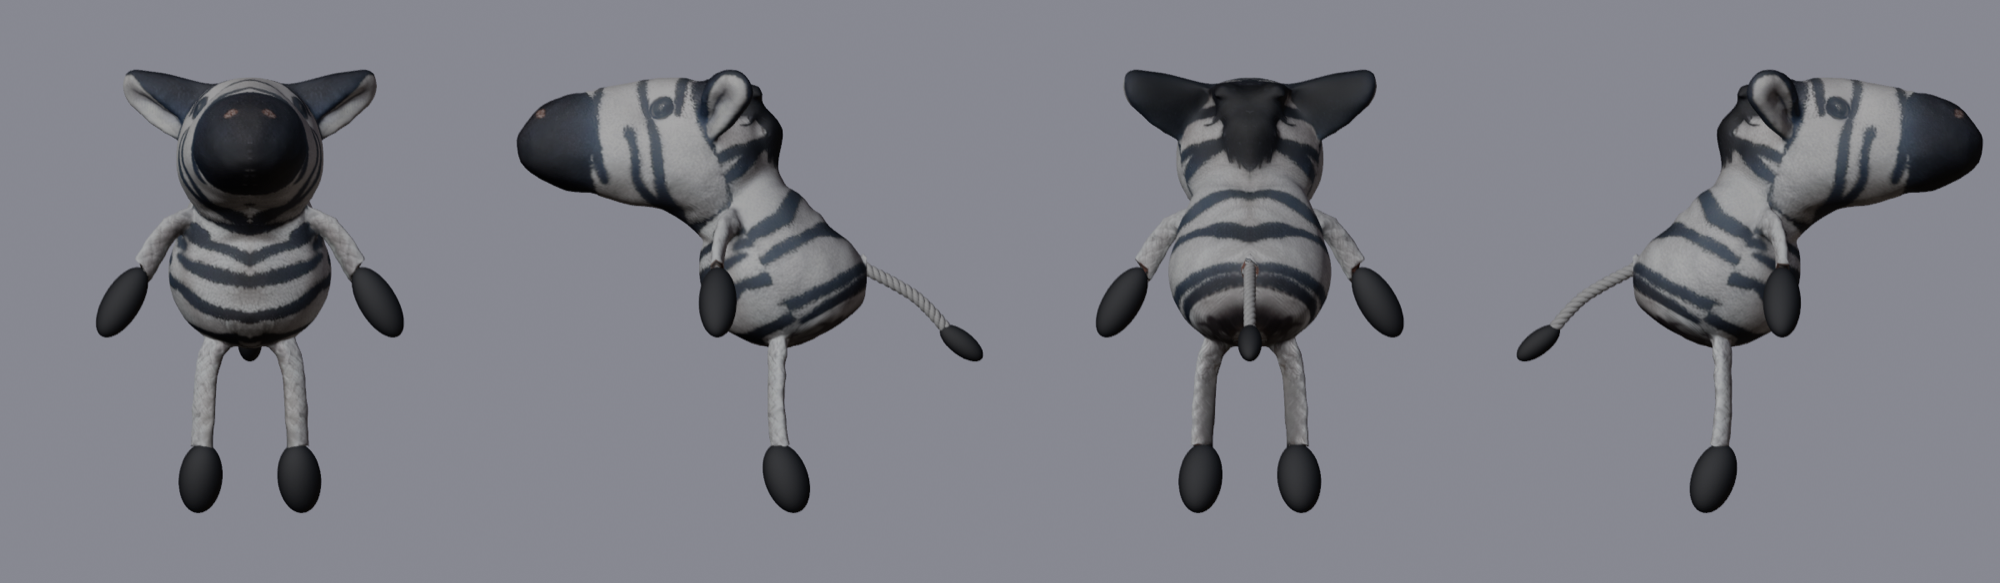

Recreate this plot in Python.
"""Clean, symmetrical Marty from the scan of the real puppet.

blender --background --python clean.py -- <shuffle.fbx> <out_dir> [export.glb]

1. Find his centre line and straighten him onto x = 0, then mirror one half onto the other.
2. Swap the scan's lumpy pom-pom hands and feet for smooth round ones, and its floppy tail for a
   clean rope tail with a black tuft.
3. Pull the body a little towards a round egg shape and smooth the surface.
4. Re-bake the scan's own texture onto the result, evened out to one off-white all round.
5. Rig it and put the shuffle on it (reusing build.py's retargeting).
Env: SIDE=POSITIVE_X|NEGATIVE_X (half to keep), ROUND (0..1 pull to an egg), SMOOTH (iterations).
"""
import bpy, bmesh, sys, os, math
import numpy as np
from mathutils import Vector, Matrix, Quaternion, kdtree
HERE = os.path.dirname(os.path.abspath(__file__))
sys.path.insert(0, HERE)
import geo, common
from shapes import ellipsoid, rope, tube, obj_from, taubin, select_only, sstep, to_srgb

args = sys.argv[sys.argv.index('--') + 1:]
SRC, OUT = args[0], args[1]
EXPORT = args[2] if len(args) > 2 else None
SIDE = os.environ.get('SIDE', 'POSITIVE_X')
ROUND = float(os.environ.get('ROUND', 0.3))
SLIM = float(os.environ.get('SLIM', 0.9))     # egg width relative to the fitted one
SMOOTH = int(os.environ.get('SMOOTH', 30))
P = 'mixamorig'
TEX = 2048
KEEP = 1 if SIDE == 'POSITIVE_X' else -1          # +x is his left
KS = 'L' if KEEP > 0 else 'R'

bpy.ops.wm.read_factory_settings(use_empty=True)
bpy.ops.import_scene.fbx(filepath=SRC)
scene = bpy.context.scene
src_arm = next(o for o in bpy.data.objects if o.type == 'ARMATURE')
mesh = next(o for o in bpy.data.objects if o.type == 'MESH')
for o in [o for o in bpy.data.objects if o.type in ('CAMERA', 'LIGHT')]:
    bpy.data.objects.remove(o)

# ================================================================ the scan, welded, in world space
me = mesh.data
for m in list(mesh.modifiers):
    mesh.modifiers.remove(m)
mesh.vertex_groups.clear()
mesh.parent = None
me.transform(mesh.matrix_world)
mesh.matrix_world = Matrix.Identity(4)
bm = bmesh.new(); bm.from_mesh(me)
bmesh.ops.remove_doubles(bm, verts=bm.verts, dist=1e-6)
bm.to_mesh(me); bm.free()
for a in list(me.attributes):
    if a.name in ('custom_normal', 'sharp_face', 'sharp_edge'):
        me.attributes.remove(a)
old_uv = me.uv_layers.active.name
mat = me.materials[0]
old_node = next(n for n in mat.node_tree.nodes if n.type == 'TEX_IMAGE')
old_img = old_node.image
co = [v.co.copy() for v in me.vertices]
NV = len(co)
adj = geo.graph(me, co)

# per-vertex colour from the scan's texture (linear)
w_, h_ = old_img.size
px = np.empty(w_ * h_ * 4, np.float32); old_img.pixels.foreach_get(px)
k_ = 4
small = px.reshape(h_, w_, 4)[:, :, :3].reshape(h_ // k_, k_, w_ // k_, k_, 3).mean((1, 3)); del px
sw, sh = w_ // k_, h_ // k_


def vertex_colours(me):
    uvd = me.uv_layers[old_uv].data
    n = len(me.vertices)
    c = np.zeros((n, 3)); cnt = np.zeros((n, 1))
    for l in me.loops:
        u, v = uvd[l.index].uv
        c[l.vertex_index] += small[min(sh - 1, int((v % 1) * sh)), min(sw - 1, int((u % 1) * sw))]
        cnt[l.vertex_index] += 1
    c /= np.maximum(cnt, 1)
    return np.where(c <= 0.04045, c / 12.92, ((c + 0.055) / 1.055) ** 2.4)

VLIN = vertex_colours(me)

# ================================================================ find limbs and tail (geodesic from each tip)
band = lambda lo, hi: [i for i in range(NV) if lo < co[i].z < hi]
CX = 0.023
seeds = {
    'armL': max(band(0.76, 0.88), key=lambda i: co[i].x),
    'armR': min(band(0.76, 0.88), key=lambda i: co[i].x),
    'legL': min((i for i in range(NV) if co[i].x > CX), key=lambda i: co[i].z),
    'legR': min((i for i in range(NV) if co[i].x < CX), key=lambda i: co[i].z),
    'tail': max(range(NV), key=lambda i: co[i].y),
}
CUTS = {'armL': (0.100, 0.175), 'armR': (0.088, 0.140),
        'legL': (0.095, 0.215), 'legR': (0.100, 0.220), 'tail': (0.115, 0.170)}
dist = {k: geo.dijkstra(adj, [s], limit=0.3) for k, s in CUTS and seeds.items()}


def cent(limb, d0, w=0.006):
    c, n = Vector(), 0
    for i, d in enumerate(dist[limb]):
        if abs(d - d0) < w:
            c += co[i]; n += 1
    return c / n

REGION = np.zeros(NV, dtype=int)        # 0 body/head, 1 arm rope, 2 leg rope, 9 cut away
for k in ('armL', 'armR', 'legL', 'legR'):
    pe, at = CUTS[k]
    for i, d in enumerate(dist[k]):
        if d < pe:
            REGION[i] = 9
        elif d < at and REGION[i] == 0:
            REGION[i] = 1 if k.startswith('arm') else 2
REGION[(np.array([c.z for c in co]) < 0.745) & (REGION == 0)] = 9     # scraps of the old tail under him
TAIL_CUT = CUTS['tail'][1] - 0.006
for i, d in enumerate(dist['tail']):
    if d < TAIL_CUT:
        REGION[i] = 9

# colours for the new pieces, taken from the scan itself
pom_ids = [i for k in ('armL', 'armR', 'legL', 'legR') for i, d in enumerate(dist[k]) if d < CUTS[k][0] - 0.015]
POM_COL = np.median(VLIN[pom_ids], axis=0)
TUFT_COL = np.median(VLIN[[i for i, d in enumerate(dist['tail']) if d < 0.07]], axis=0)
ROPE_COL = np.median(VLIN[REGION == 2], axis=0)
print('COLOURS pom', POM_COL.round(3), 'tuft', TUFT_COL.round(3), 'rope', ROPE_COL.round(3))

# pom-pom shapes (kept side), and the joints, before straightening
def pom_fit(k):
    pe = CUTS[k][0]
    pts = np.array([co[i][:] for i, d in enumerate(dist[k]) if d < pe + 0.004])
    c = pts.mean(0)
    _, _, vt = np.linalg.svd(pts - c)
    ext = np.array([(pts - c) @ ax for ax in vt])
    r = (ext.max(1) - ext.min(1)) / 2
    return Vector(c), [Vector(ax) for ax in vt], r

JRAW = {}
for k in ('arm' + KS, 'leg' + KS):
    pe, at = CUTS[k]
    JRAW[k] = [cent(k, at), cent(k, (at + pe) / 2), cent(k, pe), co[seeds[k]].copy()]
    JRAW[k + 'pom'] = pom_fit(k)
JRAW['tail'] = [cent('tail', CUTS['tail'][1]), co[seeds['tail']].copy()]

# ================================================================ straighten him onto x = 0
core_ids = np.where(REGION == 0)[0]
CO = np.array([c[:] for c in co])
sample = CO[core_ids[::max(1, len(core_ids) // 1500)]]
cen = CO[core_ids].mean(0)
tree = kdtree.KDTree(len(sample))
for i, p in enumerate(sample):
    tree.insert(p, i)
tree.balance()


def rot_mat(rz, ry):
    return np.array(Matrix.Rotation(ry, 3, 'Y') @ Matrix.Rotation(rz, 3, 'Z'))


def transform(pts, rz, ry, dx):
    return (pts - cen) @ rot_mat(rz, ry).T + np.array([dx, cen[1], cen[2]])


def untransform(pts, rz, ry, dx):
    return (pts - np.array([dx, cen[1], cen[2]])) @ rot_mat(rz, ry) + cen


def cost(rz, ry, dx):
    q = transform(sample, rz, ry, dx)
    q[:, 0] *= -1
    back = untransform(q, rz, ry, dx)
    return sum(tree.find(p)[2] for p in back) / len(back)

best = (1e9, 0, 0, 0)
for rz in np.radians(np.arange(-8, 8.1, 2)):
    for ry in np.radians(np.arange(-8, 8.1, 2)):
        for dx in np.arange(-0.012, 0.0121, 0.004):
            c_ = cost(rz, ry, dx)
            if c_ < best[0]:
                best = (c_, rz, ry, dx)
_, brz, bry, bdx = best
for rz in brz + np.radians(np.arange(-1.5, 1.6, 0.5)):
    for ry in bry + np.radians(np.arange(-1.5, 1.6, 0.5)):
        for dx in bdx + np.arange(-0.003, 0.0031, 0.001):
            c_ = cost(rz, ry, dx)
            if c_ < best[0]:
                best = (c_, rz, ry, dx)
_, RZ, RY, DX = best
print('MIRROR fit', round(best[0] * 1000, 2), 'mm  yaw', round(math.degrees(RZ), 1), 'roll', round(math.degrees(RY), 1), 'dx', round(DX, 4))
TM = Matrix.Translation(Vector((DX, cen[1], cen[2]))) @ Matrix(rot_mat(RZ, RY).tolist()).to_4x4() @ \
    Matrix.Translation(-Vector(cen))
me.transform(TM)
T3 = TM.to_3x3()
for k, v in JRAW.items():
    if k.endswith('pom'):
        c, axes, r = v
        JRAW[k] = (TM @ c, [T3 @ a for a in axes], r)
    else:
        JRAW[k] = [TM @ p for p in v]

# ================================================================ cut away poms and tail, mirror
TC = np.empty(NV * 3); me.vertices.foreach_get('co', TC); TC = TC.reshape(-1, 3)
scrap = (TC[:, 2] < 0.745) & (np.abs(TC[:, 0]) < 0.016)          # bits of the old tail between his legs
print('SCRAP verts', int(scrap.sum()))
REGION[scrap] = 9
reg = me.attributes.new('region', 'FLOAT', 'POINT')
reg.data.foreach_set('value', REGION.astype(float))
bm = bmesh.new(); bm.from_mesh(me)
lay = bm.verts.layers.float['region']
bmesh.ops.delete(bm, geom=[v for v in bm.verts if v[lay] > 8], context='VERTS')
# drop any loose bits left over
bm.verts.ensure_lookup_table()
seen, islands = set(), []
for v in bm.verts:
    if v.index in seen:
        continue
    stack, isl = [v], []
    seen.add(v.index)
    while stack:
        u = stack.pop(); isl.append(u)
        for e in u.link_edges:
            o = e.other_vert(u)
            if o.index not in seen:
                seen.add(o.index); stack.append(o)
    islands.append(isl)
biggest = max(len(i) for i in islands)
bmesh.ops.delete(bm, geom=[v for i in islands if len(i) < biggest for v in i], context='VERTS')
print('ISLANDS dropped', [len(i) for i in islands if len(i) < biggest])
bmesh.ops.holes_fill(bm, edges=bm.edges[:], sides=400)
bm.to_mesh(me); bm.free()
select_only(mesh)
bpy.ops.object.mode_set(mode='EDIT')
bpy.ops.mesh.select_all(action='SELECT')
bpy.ops.mesh.symmetrize(direction=SIDE, threshold=0.0008)
bpy.ops.mesh.select_all(action='SELECT')
bpy.ops.mesh.normals_make_consistent(inside=False)
bpy.ops.object.mode_set(mode='OBJECT')
n = len(me.vertices)
R = np.empty(n); reg = me.attributes['region']; reg.data.foreach_get('value', R)
R = np.rint(R).astype(int)
print('SCAN after mirror', n, 'verts')

# ================================================================ smooth, and round the body
taubin(me, SMOOTH)
CO = np.empty(n * 3); me.vertices.foreach_get('co', CO); CO = CO.reshape(-1, 3)
x, y, z = CO.T
HIP_Z, NECK_Z = 0.79, 0.935
torso = (R == 0) & (z > HIP_Z - 0.03) & (z < NECK_Z)
A = np.stack([x[torso] ** 2, y[torso] ** 2, z[torso] ** 2, y[torso], z[torso]], 1)
sol = np.linalg.lstsq(A, np.ones(torso.sum()), rcond=None)[0]
a2, b2, c2, d, e = sol
y0, z0 = -d / (2 * b2), -e / (2 * c2)
k = 1 + d * d / (4 * b2) + e * e / (4 * c2)
RAD = np.sqrt(k / np.array([a2, b2, c2]))
RAD[:2] *= SLIM
CEN = np.array([0.0, y0, z0])
print('BODY egg centre', CEN.round(3), 'radii', RAD.round(3))
q = (CO - CEN) / RAD
k0 = np.linalg.norm(q, axis=1)
on_egg = CEN + (CO - CEN) / np.maximum(k0, 1e-6)[:, None]
w = ROUND * (R == 0) * (1 - sstep(NECK_Z - 0.07, NECK_Z + 0.005, z)) * sstep(HIP_Z - 0.08, HIP_Z - 0.03, z)
CO += (on_egg - CO) * w[:, None]
me.vertices.foreach_set('co', CO.ravel()); me.update()
taubin(me, 8)
# smooth out the back of his neck and upper back, where the scan has a flat, creased patch
CO = np.empty(n * 3); me.vertices.foreach_get('co', CO); CO = CO.reshape(-1, 3)
x, y, z = CO.T
BACKMASK = (R == 0) * sstep(0.83, 0.87, z) * (1 - sstep(0.985, 1.02, z)) * sstep(CEN[1] - 0.01, CEN[1] + 0.035, y)
print('BACK smooth verts', int((BACKMASK > 0.5).sum()))
taubin(me, int(os.environ.get('BACKSMOOTH', 30)), lam=0.5, mu=0.0, weight=BACKMASK)
taubin(me, 10, weight=BACKMASK)
me.attributes.new('part', 'FLOAT', 'POINT').data.foreach_set('value', [0.0] * n)

# ================================================================ new hands, feet and tail
PART = dict(scan=0, rope=1, pom=2, tuft=5, hair=6)
mirror = lambda v: Vector((-v.x, v.y, v.z))
bm = bmesh.new()
POMS = {}
for kind in ('arm', 'leg'):
    c, axes, r = JRAW[kind + KS + 'pom']
    major = axes[0]
    wrist = JRAW[kind + KS][2]
    if major.dot(c - wrist) < 0:
        major = -major
    rr = np.sort(r)[::-1]
    minor = (rr[1] + rr[2]) / 2 * 1.02         # round across, same size as his own
    size = 0.86 if kind == 'arm' else 1.0       # his hands read a touch big once smoothed
    minor *= size
    length = rr[0] * size
    c = Vector((abs(c.x) * KEEP, c.y, c.z))
    for sx in (1, -1):
        cc = Vector((c.x * sx, c.y, c.z))
        mj = Vector((major.x * sx, major.y, major.z))
        rot = Vector((0, 0, 1)).rotation_difference(mj)
        ellipsoid(bm, cc, (minor, minor, length), rot, segs=(40, 26))
        POMS[(kind, sx)] = (cc, mj, length)
poms = obj_from(bm, 'poms', {'part': PART['pom']})

# ---- tail: a thicker rope with a full tassel on the end
base, tip = JRAW['tail']
base = Vector((0, base.y, base.z)); tip = Vector((0, tip.y, tip.z))
tdir = (tip - base).normalized()
inside = base - tdir * 0.014
mid = base.lerp(tip, 0.5) + Vector((0, 0, 0.02))
tip_r = tip - tdir * 0.03
bm = bmesh.new()
rope(bm, [inside, base, mid, tip_r], rope_r=0.0095, strand_r=0.0057, pitch=0.032)
tail = obj_from(bm, 'tail', {'part': PART['rope']})
bm = bmesh.new()
end_dir = (tip_r - mid).normalized()
ellipsoid(bm, tip_r, (0.017, 0.017, 0.015), Vector((0, 0, 1)).rotation_difference(end_dir), segs=(28, 18))
u = Vector((1, 0, 0)); v = end_dir.cross(u).normalized()
STRANDS = [(0.0, 0.0, 0.06)] + [(14, 2 * math.pi * k / 6 + 0.5, 0.058) for k in range(6)] + \
          [(28, 2 * math.pi * k / 10, 0.052) for k in range(10)]
for spread, th, L in STRANDS:
    sp = math.radians(spread)
    d = end_dir * math.cos(sp) + (u * math.cos(th) + v * math.sin(th)) * math.sin(sp)
    d = (d + Vector((0, 0, -0.2))).normalized()
    ellipsoid(bm, tip_r + d * L * 0.55, (0.0074, 0.0074, L * 0.55), Vector((0, 0, 1)).rotation_difference(d), segs=(14, 10))
tuft = obj_from(bm, 'tuft', {'part': PART['tuft']})
tt = tip_r + end_dir * 0.03

# ---- hair: little tufts standing up along the black mane on his head
VLs = vertex_colours(me)
SC = np.empty(n * 3); me.vertices.foreach_get('co', SC); SC = SC.reshape(-1, 3)
NS = np.empty(n * 3); me.vertices.foreach_get('normal', NS); NS = NS.reshape(-1, 3)
headv = SC[:, 2] > 0.96
hc = SC[headv].mean(0)
ear_y = SC[headv & (np.abs(SC[:, 0]) > 0.08)][:, 1].mean()           # mane runs from the ears back
headv &= (SC[:, 1] > ear_y - 0.03) & (SC[:, 2] > 0.985)
hc = SC[headv].mean(0)
for thr in (0.05, 0.08, 0.12):
    mane = np.where(headv & (np.abs(SC[:, 0]) < 0.008) & ((VLs @ np.array([0.2126, 0.7152, 0.0722])) < thr))[0]
    if len(mane) > 20:
        break
ang = np.arctan2(SC[mane, 1] - hc[1], SC[mane, 2] - hc[2])        # 0 = straight up, + = towards the back
rad = np.hypot(SC[mane, 1] - hc[1], SC[mane, 2] - hc[2])
lo, hi = np.percentile(ang, 3), np.percentile(ang, 97)
hi = min(hi, math.radians(100))                  # stop before the back of the head, where tufts would stick out
print('EAR y', round(ear_y, 3))
print('MANE', len(mane), 'verts; arc', round(math.degrees(lo)), 'to', round(math.degrees(hi)), 'deg')
step = 0.013 / max(rad.mean(), 1e-3)
bm = bmesh.new()
HAIR = 0
BACK = Vector((0, 1, -0.45)).normalized()          # towards his back, a little downwards


def hair_tuft(p, d, L, r):
    """A soft tuft: one smooth tapered tube that leaves the head along d and bends back towards his
    back, ending in a rounded tip (not a point)."""
    n = 14
    pts, pos = [], p - d * 0.005
    pts.append(pos.copy())
    for i in range(1, n + 1):
        t = i / n
        cur = d.lerp(BACK, 0.85 * t ** 1.3).normalized()
        pos = pos + cur * ((L + 0.005) / n)
        pts.append(pos.copy())
    tip_r = r * 0.45
    tube(bm, pts, r, ring=12, taper=lambda t: 1 - 0.55 * t)
    ellipsoid(bm, pts[-1], (tip_r, tip_r, tip_r), segs=(12, 8))


for j, a_ in enumerate(np.arange(lo, hi + 1e-6, step)):
    sel = np.abs(ang - a_) < step / 2
    if not sel.any():
        continue
    k_ = mane[sel][np.argmax(rad[sel])]
    p = Vector((0, SC[k_, 1], SC[k_, 2]))
    nrm = Vector((0, NS[k_, 1], NS[k_, 2])).normalized()
    nrm = (nrm + Vector((0, 0.15, 0.1))).normalized()
    end = (a_ - lo) / max(hi - lo, 1e-6)                             # small at the front, full from there back
    L = (0.032 + 0.005 * math.sin(j * 2.1)) * (0.65 + 0.35 * min(1.0, end * 4))
    hair_tuft(p, nrm, L, 0.0082)
    for sx in (1, -1):
        hair_tuft(p + Vector((0.004 * sx, 0, 0)), (nrm + Vector((0.5 * sx, 0, 0))).normalized(), L * 0.8, 0.007)
    HAIR += 1
    p_last = p
# fill the little gap between the head mane and his back: follow his back outline on round from where
# the head mane stops, and stop where the neck meets the body
NECKHAIR = 0
GAP_END_Z = float(os.environ.get('GAP_END_Z', 0.95))
zs = []
for i_, zb in enumerate(np.arange(p_last.z - 0.009, GAP_END_Z, -0.008)):
    # the back outline at this height: furthest-back point on his centre line (he faces -y)
    cand = np.where((R == 0) & (np.abs(SC[:, 0]) < 0.006) & (np.abs(SC[:, 2] - zb) < 0.004) & (SC[:, 1] > 0.0))[0]
    if not len(cand):
        continue
    k_ = cand[np.argmax(SC[cand, 1])]
    p = Vector((0, SC[k_, 1], SC[k_, 2]))
    nrm = Vector((0, NS[k_, 1], NS[k_, 2])).normalized()
    nrm = (nrm + BACK * 0.6).normalized()
    f = max(0.55, 0.85 - 0.04 * i_)
    L = 0.032 * f
    hair_tuft(p, nrm, L, 0.0082 * (0.55 + 0.45 * f))
    for sx in (1, -1):
        hair_tuft(p + Vector((0.0035 * sx, 0, 0)), (nrm + Vector((0.45 * sx, 0, 0))).normalized(), L * 0.8, 0.007 * (0.55 + 0.45 * f))
    zs.append((round(p.y, 3), round(p.z, 3)))
    NECKHAIR += 1
print('GAP tufts at z', zs, '(head mane ends z', round(p_last.z, 3), ')')
print('MANE tufts', HAIR, '+ neck', NECKHAIR)
hair = obj_from(bm, 'hair', {'part': PART['hair']})

for o in (poms, tail, tuft, hair):
    o.select_set(True)
mesh.select_set(True)
bpy.context.view_layer.objects.active = mesh
bpy.ops.object.join()
for p in me.polygons:
    p.use_smooth = True
NV = len(me.vertices)
part = np.empty(NV); me.attributes['part'].data.foreach_get('value', part); part = np.rint(part).astype(int)
R = np.empty(NV); me.attributes['region'].data.foreach_get('value', R); R = np.rint(R).astype(int)
R[part != 0] = -1
CO = np.empty(NV * 3); me.vertices.foreach_get('co', CO); CO = CO.reshape(-1, 3)
print('JOINED', NV, 'verts; x range', CO[:, 0].min().round(4), CO[:, 0].max().round(4))

# ================================================================ texture: the scan's own, evened out
VL = vertex_colours(me)
LUM = np.array([0.2126, 0.7152, 0.0722])
E = np.empty(len(me.edges) * 2, dtype=np.int64); me.edges.foreach_get('vertices', E); E = E.reshape(-1, 2)
deg = np.maximum(np.bincount(E.ravel(), minlength=NV), 1).astype(float)[:, None]


def nb_sum(a):
    out = np.zeros_like(a)
    np.add.at(out, E[:, 0], a[E[:, 1]])
    np.add.at(out, E[:, 1], a[E[:, 0]])
    return out

light = ((VL @ LUM) > 0.14) & (part == 0)
num = np.where(light[:, None], VL, 0.0); den = light.astype(float)[:, None]
for _ in range(120):
    num = (num + nb_sum(num)) / (deg + 1)
    den = (den + nb_sum(den)) / (deg + 1)
field = num / np.maximum(den, 1e-9)
med = np.median(VL[light], axis=0)
target = 0.4 * med + 0.6 * (med @ LUM)
gain = np.clip(target / np.maximum(field, 1e-4), 0.55, 2.0)
legs = R == 2
Al = VL[legs] * gain[legs]
ROPE_COL = np.median(Al + (target / (target @ LUM) * (Al @ LUM)[:, None] - Al) * 0.6, axis=0)
print('ROPE evened', ROPE_COL.round(3))
gain[part != 0] = 1.0
me.attributes.new('gain', 'FLOAT_VECTOR', 'POINT').data.foreach_set('vector', (gain / 2).ravel())

select_only(mesh)
newuv = me.uv_layers.new(name='bake')
me.uv_layers.active = newuv
bpy.ops.object.mode_set(mode='EDIT')
bpy.ops.mesh.select_all(action='SELECT')
bpy.ops.uv.smart_project(angle_limit=math.radians(66), island_margin=0.003)
bpy.ops.object.mode_set(mode='OBJECT')
while len(me.materials) > 1:
    me.materials.pop()
nt = mat.node_tree
scene.render.engine = 'CYCLES'
scene.cycles.device = 'CPU'
scene.cycles.samples = 1
scene.render.bake.margin = 8
scene.render.bake.use_clear = True


def bake(build):
    for nd in list(nt.nodes):
        if nd != old_node:
            nt.nodes.remove(nd)
    col = build()
    em = nt.nodes.new('ShaderNodeEmission'); nt.links.new(col, em.inputs['Color'])
    out = nt.nodes.new('ShaderNodeOutputMaterial'); nt.links.new(em.outputs[0], out.inputs['Surface'])
    img = bpy.data.images.new('b', TEX, TEX, alpha=False, float_buffer=True)
    img.colorspace_settings.name = 'Non-Color'
    tn = nt.nodes.new('ShaderNodeTexImage'); tn.image = img
    nt.nodes.active = tn
    bpy.ops.object.bake(type='EMIT')
    a = np.empty(TEX * TEX * 4, np.float32); img.pixels.foreach_get(a)
    bpy.data.images.remove(img)
    return a.reshape(TEX, TEX, 4)[:, :, :3].astype(np.float64)


def old_tex():
    u = nt.nodes.new('ShaderNodeUVMap'); u.uv_map = old_uv
    nt.links.new(u.outputs[0], old_node.inputs[0])
    return old_node.outputs['Color']


def attr(name):
    a = nt.nodes.new('ShaderNodeAttribute'); a.attribute_name = name
    return a.outputs['Color'] if name != 'gain' else a.outputs['Vector']


def position():
    g = nt.nodes.new('ShaderNodeNewGeometry')
    m = nt.nodes.new('ShaderNodeVectorMath'); m.operation = 'ADD'
    nt.links.new(g.outputs['Position'], m.inputs[0]); m.inputs[1].default_value = (0.5, 0.5, 0.5)
    return m.outputs['Vector']

C = bake(old_tex)
G = bake(lambda: attr('gain')) * 2
PT = np.rint(bake(lambda: attr('part'))[:, :, 0])
POS = bake(position) - 0.5

Am = C * G
tint = target / (target @ LUM)
Lg = Am + (tint * (Am @ LUM)[..., None] - Am) * 0.6
m = sstep(0.07, 0.22, C @ LUM)
col = C + (Lg - C) * m[..., None]
px_, py_, pz_ = np.abs(POS[..., 0]), POS[..., 1], POS[..., 2]
fz = (np.sin(px_ * 2300 + pz_ * 1700) * np.sin(py_ * 2100 - px_ * 900) + np.sin(pz_ * 3100 + py_ * 1300)) * 0.5
for pid, base_col, amp in ((PART['pom'], POM_COL, 0.10), (PART['tuft'], TUFT_COL, 0.12), (PART['hair'], TUFT_COL * 1.3, 0.14), (PART['rope'], ROPE_COL, 0.0)):
    c_ = base_col * (1 + amp * fz)[..., None]
    if pid == PART['rope']:
        c_ = base_col * (0.86 + 0.14 * np.sin(pz_ * 900 + py_ * 500) ** 2)[..., None]
    col = np.where((PT == pid)[..., None], c_, col)
col = to_srgb(np.clip(col, 0, 1))
img = bpy.data.images.new('marty', TEX, TEX, alpha=False)
img.pixels.foreach_set(np.concatenate([col, np.ones(col.shape[:2] + (1,))], -1).astype(np.float32).ravel())
img.filepath_raw = f"{OUT}/clean-tex.png"; img.file_format = 'PNG'; img.save()
img.pack()
for nd in list(nt.nodes):
    nt.nodes.remove(nd)
tn = nt.nodes.new('ShaderNodeTexImage'); tn.image = img
bsdf = nt.nodes.new('ShaderNodeBsdfPrincipled'); bsdf.inputs['Roughness'].default_value = 1.0
nt.links.new(tn.outputs['Color'], bsdf.inputs['Base Color'])
out = nt.nodes.new('ShaderNodeOutputMaterial'); nt.links.new(bsdf.outputs[0], out.inputs['Surface'])
me.uv_layers.remove(me.uv_layers[old_uv])
bpy.data.images.remove(old_img)
for a in ('gain',):
    me.attributes.remove(me.attributes[a])

# ================================================================ skeleton (symmetrical)
def slab(lo, hi):
    s = CO[(R == 0) & (CO[:, 2] > lo) & (CO[:, 2] < hi)].mean(0)
    return Vector((0, s[1], s[2]))
lo_c, hi_c = slab(0.80, 0.825), slab(0.895, 0.92)
axis = (hi_c - lo_c).normalized()
at_z = lambda zz: lo_c + axis * ((zz - lo_c.z) / axis.z)
H0, NECKP = at_z(0.79), at_z(0.935)
LT = (NECKP - H0).length
S = lambda p: (p - H0).dot(axis) / LT
spt = lambda s: H0 + axis * (s * LT)

J = {}
J[P + 'Hips'] = (spt(0.05), spt(0.3), None)
J[P + 'Spine'] = (spt(0.3), spt(0.5), P + 'Hips')
J[P + 'Spine1'] = (spt(0.5), spt(0.7), P + 'Spine')
J[P + 'Spine2'] = (spt(0.7), spt(0.95), P + 'Spine1')
J[P + 'Neck'] = (spt(0.95), spt(1.08), P + 'Spine2')
J[P + 'Head'] = (spt(1.08), spt(1.08) + Vector((0, 0, 0.12)), P + 'Neck')
CHAIN = {}
for side, sx in (('Left', 1), ('Right', -1)):
    f = lambda v: Vector((abs(v.x) * sx, v.y, v.z))
    a, e, wr, _ = (f(p) for p in JRAW['arm' + KS])
    pc, pm, pl = POMS[('arm', sx)]
    tipp = pc + pm * pl
    sh = spt(S(a)); sh = sh + (a - sh) * 0.35
    J[P + side + 'Shoulder'] = (sh, a, P + 'Spine2')
    J[P + side + 'Arm'] = (a, e, P + side + 'Shoulder')
    J[P + side + 'ForeArm'] = (e, wr, P + side + 'Arm')
    J[P + side + 'Hand'] = (wr, tipp, P + side + 'ForeArm')
    CHAIN[('arm', sx)] = [a, e, wr, tipp]
    a, e, wr, _ = (f(p) for p in JRAW['leg' + KS])
    pc, pm, pl = POMS[('leg', sx)]
    tipp = pc + pm * pl
    J[P + side + 'UpLeg'] = (a, e, P + 'Hips')
    J[P + side + 'Leg'] = (e, wr, P + side + 'UpLeg')
    J[P + side + 'Foot'] = (wr, tipp, P + side + 'Leg')
    CHAIN[('leg', sx)] = [a, e, wr, tipp]
J['Tail'] = (base, tt + tdir * 0.03, P + 'Hips')

for nm, (h, t, _) in J.items():
    print(f"JOINT {nm:24s} {h.x:6.3f} {h.y:6.3f} {h.z:6.3f} -> {t.x:6.3f} {t.y:6.3f} {t.z:6.3f}")

arm_data = bpy.data.armatures.new('Marty')
arm = bpy.data.objects.new('MartyRig', arm_data)
scene.collection.objects.link(arm)
select_only(arm)
bpy.ops.object.mode_set(mode='EDIT')
for nm, (h, t, p) in J.items():
    b = arm_data.edit_bones.new(nm)
    b.head, b.tail = h, t
    if p:
        b.parent = arm_data.edit_bones[p]
bpy.ops.object.mode_set(mode='OBJECT')
ORDER = list(J.keys())
R0 = {nm: arm_data.bones[nm].matrix_local.to_quaternion() for nm in ORDER}
P0 = {nm: arm_data.bones[nm].head_local.copy() for nm in ORDER}
PARENT = {nm: J[nm][2] for nm in ORDER}

# ================================================================ weights
def smooth(a, b, v):
    t = min(1.0, max(0.0, (v - a) / (b - a)))
    return t * t * (3 - 2 * t)


def chain_g(p, pts):
    best = (1e9, 0.0)
    for i, (a, b) in enumerate(zip(pts, pts[1:])):
        ab = b - a
        t = max(0.0, min(1.0, (p - a).dot(ab) / ab.length_squared))
        dd = (a + ab * t - p).length
        if dd < best[0]:
            best = (dd, i + t)
    return best[1]

SPINE = [(0.0, 'Hips'), (0.3, 'Spine'), (0.5, 'Spine1'), (0.75, 'Spine2'), (1.0, 'Neck'), (1.12, 'Head')]
TOP = {'arm': 'Arm', 'leg': 'UpLeg'}
W = []
for i in range(NV):
    p = Vector(CO[i])
    sx = 1 if p.x > 0 else -1
    sd = 'Left' if sx > 0 else 'Right'
    w = {}
    if part[i] == PART['pom']:
        w[P + sd + ('Hand' if p.z > 0.7 else 'Foot')] = 1.0
    elif part[i] in (PART['rope'], PART['tuft']):
        w['Tail'] = 1.0
    elif part[i] == PART['hair'] and p.z > NECK_Z + 0.04:
        w[P + 'Head'] = 1.0                            # neck hair falls through to the spine below
    elif R[i] in (1, 2):
        kind = 'arm' if R[i] == 1 else 'leg'
        names = [P + sd + b for b in (('Arm', 'ForeArm', 'Hand') if kind == 'arm' else ('UpLeg', 'Leg', 'Foot'))]
        g = chain_g(p, CHAIN[(kind, sx)])
        f1 = smooth(0.75, 1.25, g); f2 = smooth(1.8, 2.0, g)
        w[names[0]] = 1 - f1; w[names[1]] = f1 - f2; w[names[2]] = f2
    else:
        s = S(p)
        if s <= SPINE[0][0]:
            w[P + 'Hips'] = 1.0
        elif s >= SPINE[-1][0]:
            w[P + 'Head'] = 1.0
        else:
            for (s0, b0), (s1, b1) in zip(SPINE, SPINE[1:]):
                if s0 <= s <= s1:
                    t = smooth(s0, s1, s)
                    w[P + b0] = w.get(P + b0, 0) + 1 - t
                    w[P + b1] = w.get(P + b1, 0) + t
                    break
        for kind in ('arm', 'leg'):                      # soften where the ropes are sewn on
            dA = (p - CHAIN[(kind, sx)][0]).length
            lw = 1 - smooth(0.004, 0.022, dA)
            if lw > 0:
                for b in w:
                    w[b] *= 1 - lw
                w[P + sd + TOP[kind]] = w.get(P + sd + TOP[kind], 0) + lw
    W.append({b: v for b, v in w.items() if v > 1e-3})

groups = {nm: mesh.vertex_groups.new(name=nm) for nm in ORDER}
for i, w in enumerate(W):
    for b, v in w.items():
        groups[b].add([i], v, 'REPLACE')
mesh.parent = arm
mod = mesh.modifiers.new('Armature', 'ARMATURE')
mod.object = arm

import colorsys
PAL = {}
ca = me.color_attributes.new('seg', 'FLOAT_COLOR', 'POINT')
for i, w in enumerate(W):
    c = Vector((0, 0, 0, 0))
    for b, v in w.items():
        if b not in PAL:
            PAL[b] = Vector((*colorsys.hsv_to_rgb((len(PAL) * 0.381966) % 1, 0.75, 1), 1))
        c += PAL[b] * v
    ca.data[i].color = c
me.color_attributes.active_color = ca
for a in ('part', 'region'):
    me.attributes.remove(me.attributes[a])

FOOT_FLAT = True
FEET = {}
for side, sx in (('Left', 1), ('Right', -1)):
    FEET[P + side + 'Foot'] = [Vector(CO[i]) for i in range(NV)
                               if part[i] == PART['pom'] and CO[i][2] < 0.7 and (CO[i][0] > 0) == (sx > 0)][::3]

# ================================================================ dance: build.py's retargeting and export
src = open(os.path.join(HERE, 'build.py')).read()
cut = lambda a, b=None: src[src.index(a): src.index(b) if b else None]
retarget = cut('# ---------------------------------------------------------------- reference-pose corrections',
               '# ---------------------------------------------------------------- even him out')
retarget = retarget.replace(cut('FEET = {}\n', 'def fk('), '')
pictures = cut('# ---------------------------------------------------------------- pictures')
scene.render.engine = 'BLENDER_WORKBENCH'
exec(compile(retarget + pictures, os.path.join(HERE, 'build.py'), 'exec'))
